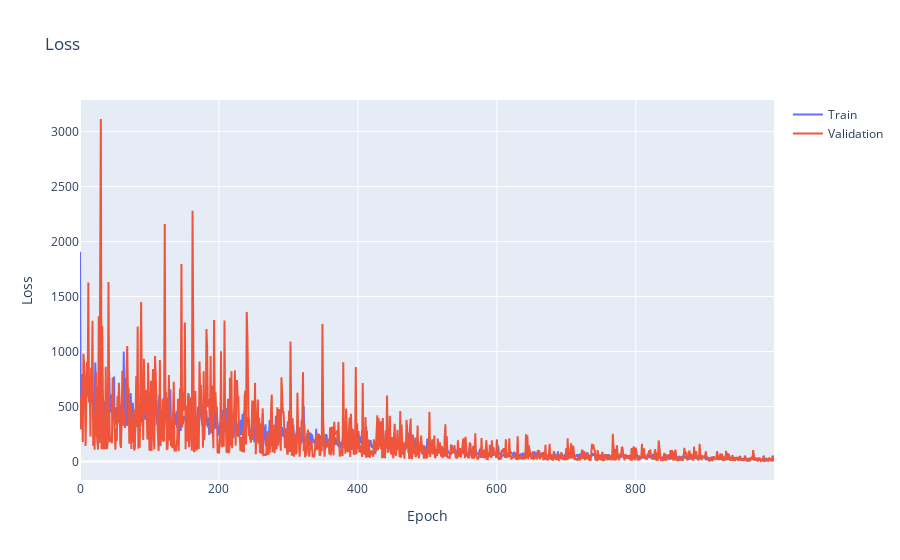

This figure's notebook cell:
### Code cell
# Plot the loss and accuracy curves for training and validation with plotly
fig = go.Figure()
fig.add_trace(go.Scatter(x=history.epoch, y=history.history['loss'], name='Train'))
fig.add_trace(go.Scatter(x=history.epoch, y=history.history['val_loss'], name='Validation'))
fig.update_layout(title='Loss', xaxis_title='Epoch', yaxis_title='Loss')
fig.show()

### Figure 1 — Plotly figure (JSON) as saved in the notebook; plotly's stock layout.template omitted (floating-point values rounded to 4 significant figures; data arrays with more than 128 entries replaced by an {"elided": "..."} marker saying what was removed)
{"data": [{"name": "Train", "type": "scatter", "x": {"elided": "1000 int values"}, "y": {"elided": "1000 float values"}}, {"name": "Validation", "type": "scatter", "x": {"elided": "1000 int values"}, "y": {"elided": "1000 float values"}}], "layout": {"title": {"text": "Loss"}, "xaxis": {"title": {"text": "Epoch"}}, "yaxis": {"title": {"text": "Loss"}}}}
